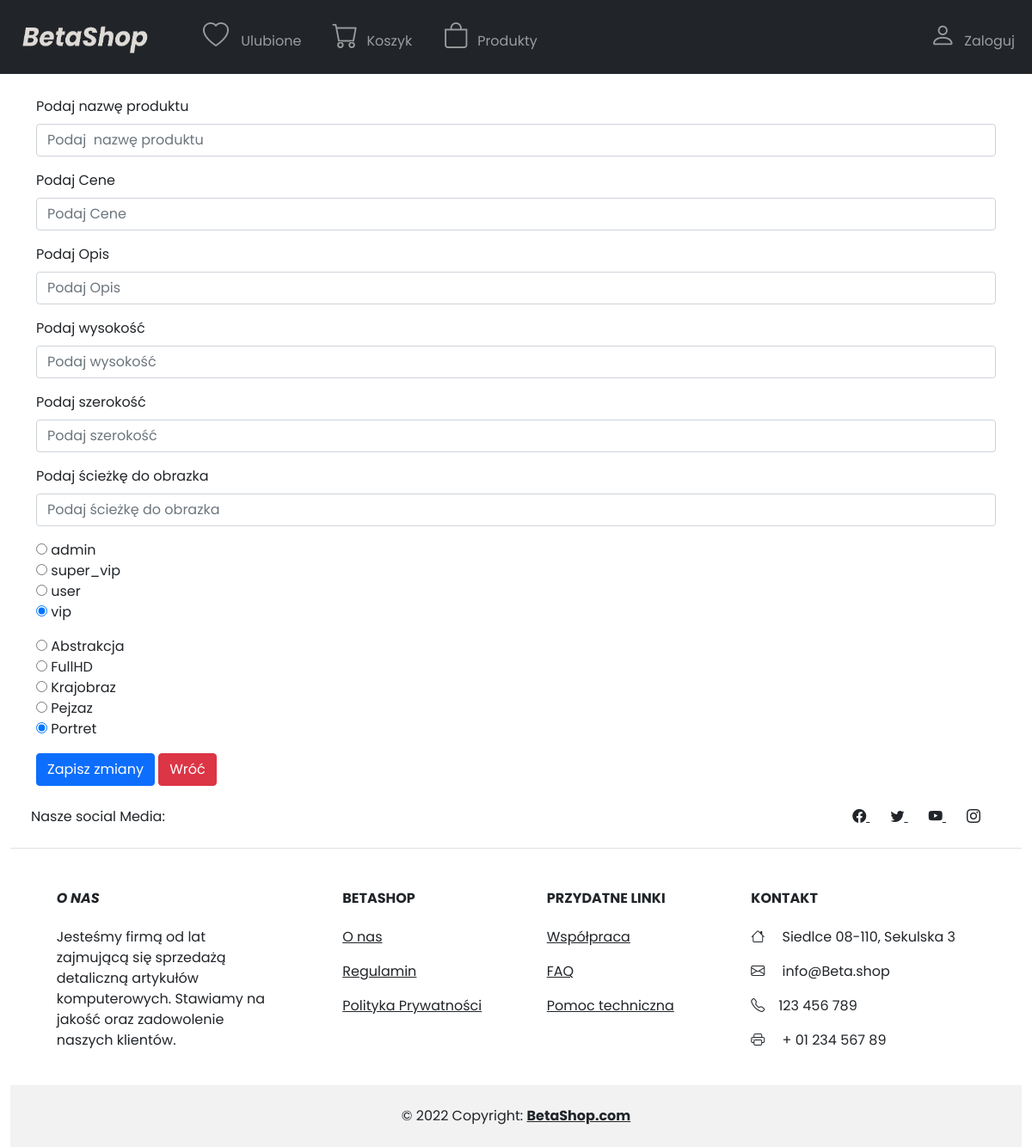
Screenshot of /edytowanie.php?pic=1 with the database file from the repository.
### tables this page shows
create table  if not EXISTS all_privileges (
    privileges varchar(255) not null,
    PRIMARY KEY (privileges)
);

create table if not EXISTS category (
    cat_name varchar(255) not null,
    PRIMARY KEY (cat_name)
);

### edytowanie.php (the view, shortened to what this page needs)
<!DOCTYPE html>
<html lang=pl>
<head>
    <?php
    require("bootstrapConnection.php");
    require("connection.php");
    require("navbar.php");
    ?>
</head>
<body>
    <?php
    if (isset($_GET['id'])) {
        $id = $_GET['id'];
        $zapytanie = $conn->query("SELECT * FROM users WHERE 'user_id'= $id");
        $row = $zapytanie->fetch();
    ?>
        <div class="container">
            <form method="post">
                <div class="mb-3">
                    <label for="formGroupExampleInput" class="form-label">Podaj imię</label>
                    <input type="text" class="form-control" id="fname" name="fname" placeholder="Podaj imie">
                </div>
                <div class="mb-3">
                    <label for="formGroupExampleInput" class="form-label">Podaj nazwisko</label>
                    <input type="text" class="form-control" id="lname" name="lname" placeholder="Podaj nazwisko">
                </div>
                <div class="mb-3">
                    <label for="formGroupExampleInput" class="form-label">Numer telefonu</label>
                    <input type="text" class="form-control" id="phoneNumber" name="phoneNumber" placeholder="Podaj numer telefonu">
                </div>
                <div class="mb-3">
                    <label for="formGroupExampleInput" class="form-label">Data urodzenia</label>
                    <input type="text" class="form-control" id="birthDate" name="birthDate" placeholder="Podaj datę urodzenia">
                </div>
                <div class="mb-3">
                    <label for="formGroupExampleInput2" class="form-label">Państwo</label>
                    <input type="text" class="form-control" id="country" name="country" placeholder="Podaj państwo">
                </div>
                <div class="mb-3">
                    <label for="formGroupExampleInput2" class="form-label">Miasto</label>
                    <input type="text" class="form-control" id="town" name="town" placeholder="Podaj miasto">
                </div>
                <div class="mb-3">
                    <label for="formGroupExampleInput2" class="form-label">Ulica</label>
                    <input type="text" class="form-control" id="street" name="street" placeholder="Podaj ulicę">
                </div>
                <div class="mb-3">
                    <label for="formGroupExampleInput2" class="form-label">Numer domu</label>
                    <input type="text" class="form-control" id="house_nr" name="house_nr" placeholder="Podaj numer domu">
                </div>
                <div class="mb-3">
                    <label for="formGroupExampleInput2" class="form-label">Kod pocztowy</label>
                    <input type="text" class="form-control" id="zipcode" name="zipcode" placeholder="Podaj numer domu">
                </div>
                <div class="mb-3">
                    <?php
                    $zapytanie = $conn->query("SELECT * FROM all_privileges");
                    while ($row = $zapytanie->fetch()) {
                    ?>
                        <input type="radio" id="<?= $row['privileges'] ?>" name="user_type" value="<?= $row['privileges'] ?>" checked>
                        <label for=""><?= $row['privileges'] ?></label><br>
                    <?php
                    }
                    ?>
                </div>
                <input type="submit" name="Edytuj" class="btn btn-primary" value="Zapisz zmiany" />
                <input type="submit" name="Cofnij" class="btn btn-danger" value="Wróć" />
            </form>
        </div>
        <?php
        if (isset($_POST['Edytuj'])) {
            $fname =  $_REQUEST["fname"];
            $lname =  $_REQUEST["lname"];
            $phoneNumber =  $_REQUEST["phoneNumber"];
            $birthDate =  $_REQUEST["birthDate"];
            $country =  $_REQUEST["country"];
            $town =  $_REQUEST["town"];
            $street =  $_REQUEST["street"];
            $house_nr =  $_REQUEST["house_nr"];
            $zipcode =  $_REQUEST["zipcode"];
            $privileges =  $_POST["user_type"];
            $zapytanie = $conn->prepare("UPDATE users SET fname = '" . $fname . "',  lname = '" . $lname . "',  birthDate = '" . $birthDate . "', phoneNumber = '" . $phoneNumber . "', country = '" . $country . "', town = '" . $town . "', street = '" . $street . "', house_nr = '" . $house_nr . "', zipcode = '" . $zipcode . "', privileges = '" . $privileges . "' WHERE user_id = $id ");
            $zapytanie->execute();
        ?>
            <meta http-equiv='refresh' content='0;url=klienci.php'>
        <?php
        }
        if (isset($_POST['Cofnij'])) {
        ?>
            <meta http-equiv='refresh' content='0;url=klienci.php'>
        <?php
        }
    } else  if (isset($_GET['pic'])) {
        ?>
        <div class="container">
            <form method="post">
                <div class="mb-3">
                    <label for="formGroupExampleInput" class="form-label">Podaj nazwę produktu</label>
                    <input type="text" class="form-control" id="pic_name" name="pic_name" placeholder="Podaj  nazwę produktu">
                </div>
                <div class="mb-3">
                    <label for="formGroupExampleInput" class="form-label">Podaj Cene</label>
                    <input type="text" class="form-control" id="price" name="price" placeholder="Podaj Cene">
                </div>
                <div class="mb-3">
                    <label for="formGroupExampleInput" class="form-label">Podaj Opis</label>
                    <input type="text" class="form-control" id="description" name="description" placeholder="Podaj Opis">
                </div>
                <div class="mb-3">
                    <label for="formGroupExampleInput2" class="form-label">Podaj wysokość</label>
                    <input type="text" class="form-control" id="height" name="height" placeholder="Podaj wysokość">
                </div>
                <div class="mb-3">
                    <label for="formGroupExampleInput2" class="form-label">Podaj szerokość</label>
                    <input type="text" class="form-control" id="width" name="width" placeholder="Podaj szerokość">
                </div>
                <div class="mb-3">
                    <label for="formGroupExampleInput2" class="form-label">Podaj ścieżkę do obrazka</label>
                    <input type="text" class="form-control" id="image_path" name="image_path" placeholder="Podaj ścieżkę do obrazka">
                </div>
                <div class="mb-3">
                    <?php
                    $zapytanie = $conn->query("SELECT * FROM all_privileges");
                    while ($row = $zapytanie->fetch()) {
                    ?>
                        <input type="radio" id="<?= $row['privileges'] ?>" name="privileges" value="<?= $row['privileges'] ?>" checked>
                        <label for=""><?= $row['privileges'] ?></label><br>
                    <?php
                    }
                    ?>
                </div>
                <div class="mb-3">
                    <?php
                    $zapytanie = $conn->query("SELECT * FROM category");
                    while ($row = $zapytanie->fetch()) {
                    ?>
                        <input type="radio" id="<?= $row['cat_name'] ?>" name="category" value="<?= $row['cat_name'] ?>" checked>
                        <label for=""><?= $row['cat_name'] ?></label><br>
                    <?php
                    }
                    ?>
                </div>
                <input type="submit" name="Edytuj" class="btn btn-primary" value="Zapisz zmiany" />
                <input type="submit" name="Cofnij" class="btn btn-danger" value="Wróć" />
            </form>
        </div>
        <?php
    } else  if (isset($_GET['order'])) {
        $id = $_GET['order'];
        $zapytanie = $conn->query("SELECT * FROM order_info WHERE 'order_id'= $id");
        $row = $zapytanie->fetch();
        ?>
        <div class="container">
            <form method="post">
                <div class="mb-3">
                    <label for="formGroupExampleInput" class="form-label">Podaj datę zamówienia</label>
                    <input type="text" class="form-control" id="order_date" name="order_date" placeholder="Podaj datę zamówienia">
                </div>
                <div class="mb-3">
                    <label for="formGroupExampleInput2" class="form-label">Podaj status zamówienia</label>
                    <input type="text" class="form-control" id="order_status" name="order_status" placeholder="Podaj status zamówienia">
                </div>
                <div class="mb-3">
                    <label for="formGroupExampleInput2" class="form-label">Podaj imię</label>
                    <input type="text" class="form-control" id="fname" name="fname" placeholder="Podaj imię">
                </div>
                <div class="mb-3">
                    <label for="formGroupExampleInput2" class="form-label">Podaj nazwisko</label>
                    <input type="text" class="form-control" id="lname" name="lname" placeholder="Podaj nazwisko">
                </div>
                <div class="mb-3">
                    <label for="formGroupExampleInput2" class="form-label">Podaj telefon</label>
                    <input type="text" class="form-control" id="phone" name="phone" placeholder="Podaj telefon">
                </div>
                <div class="mb-3">
                    <strong>Podaj id użytkownika</strong><br>
                    <?php
                    $zapytanie = $conn->query("SELECT * FROM users");
                    while ($row = $zapytanie->fetch()) {
                    ?>
                        <input type="radio" id="<?= $row['user_id'] ?>" name="user_id" value="<?= $row['user_id'] ?>" checked>
                        <label for=""><?= $row['user_id'] ?></label><br>
                    <?php
                    }
                    ?>
                </div>
                <div class="mb-3">
                    <strong>Podaj id produktu</strong><br>
                    <?php
                    $zapytanie = $conn->query("SELECT * FROM pictures");
                    while ($row = $zapytanie->fetch()) {
                    ?>
                        <input type="radio" id="<?= $row['picture_id'] ?>" name="picture_id" value="<?= $row['picture_id'] ?>" checked>
                        <label for=""><?= $row['picture_id'] ?></label><br>
                    <?php
                    }
                    ?>
                </div>
                <input type="submit" name="Edytuj" class="btn btn-primary" value="Zapisz zmiany" />
                <input type="submit" name="Cofnij" class="btn btn-danger" value="Wróć" />
            </form>
        </div>
        <?php
        if (isset($_POST['Edytuj'])) {
            $orderDate =  $_REQUEST["order_date"];
            $orderStatus =  $_REQUEST["order_status"];
            $fname =  $_REQUEST["fname"];
            $lname =  $_REQUEST["lname"];
            $phone =  $_POST["phone"];
            $userID =  $_REQUEST["user_id"];
            $pictureID =  $_REQUEST["picture_id"];
            $zapytanie = $conn->prepare("UPDATE order_info SET order_date = '" . $orderDate . "', order_status = '" . $orderStatus . "', fname = '" . $fname . "', lname = '" . $lname . "', phone = '" . $phone . "',  `user_id` = '" . $userID . "',  picture_id = '" . $pictureID . "' WHERE order_id = $id ");
            $zapytanie->execute();
        ?>
            <meta http-equiv='refresh' content='0;url=zamowienia.php'>
        <?php
        }
        if (isset($_POST['Cofnij'])) {
        ?>
            <meta http-equiv='refresh' content='0;url=zamowienia.php'>
    <?php
        }
    }
    ?>
    <?php
    include("footer.php");
    ?>
</body>
</html>

### main.css (style rules this page uses)
body { font-family: 'Poppins'; }

### rows the page displays
all_privileges: privileges "admin"
all_privileges: privileges "super_vip"
all_privileges: privileges "user"
all_privileges: privileges "vip"
category: cat_name "Abstrakcja"
category: cat_name "FullHD"
category: cat_name "Krajobraz"
category: cat_name "Pejzaz"
category: cat_name "Portret"
